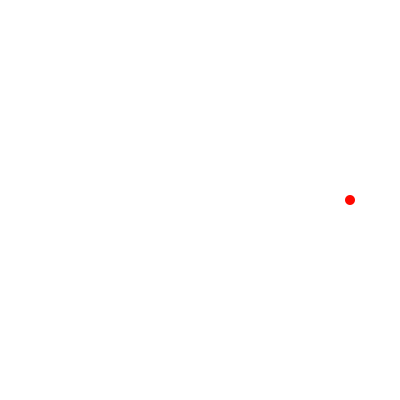
Frame 1 (no input)
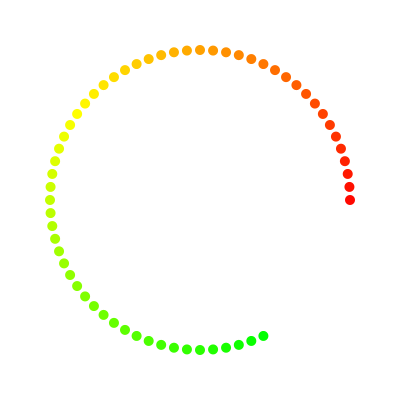
Frame 60 (the mouse pressed at the canvas centre just before this capture)
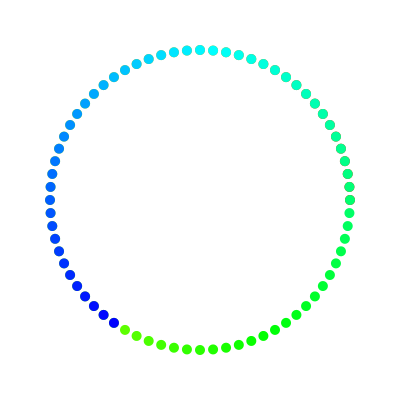
Frame 120 (the mouse held since frame 60 and released just before this capture)

The Processing sketch that drew these frames (run headless with seeded random() and noise(); from frame 60 on, the mouse is pressed at the canvas centre):

// Processing sketch: extendedColorCircleFunctions
// ── extendedColorCircleFunctions.pde
int r = 150;          // 円の半径
int theta = 0;            // 回転角
int dTheta = 5;       // 回転角の増分/点
float rad;            // 回転角
int d = 10;            // 点の直径
float x, y;           // 点の中心座標
float colorNum = 360;
int dc = 5;
int flag = 1;

int rFrag = 0;
int dr = 1;
int i = 1;
void setup()
{
  size(400, 400);
  noStroke();
  background(255, 255, 255);
  fill(0, 0, 0);
  colorMode(HSB, 360, 100, 100);  // 色の指定をHSBに
  ellipseMode(CENTER);
}

void draw()
{
  colorNum = pointHue(i);
  fill(colorNum,100,100);
  rad = radians(theta);
  x =pointX(rad,r);
  y = pointY(rad,r); 
  ellipse(x,y,d,d);
  theta -= dTheta;
  if(i == 144)
  {
    i = 0;
  }
  i++;
}

float pointX(float radian,int R)
{
  float rX= R*cos(radian)+200;
  return rX;
}
float pointY(float radian,int R)
{
  float rY = R*sin(radian)+200;
  return rY;
}
float pointHue(int num)
{
  return 360/144*num;
}
